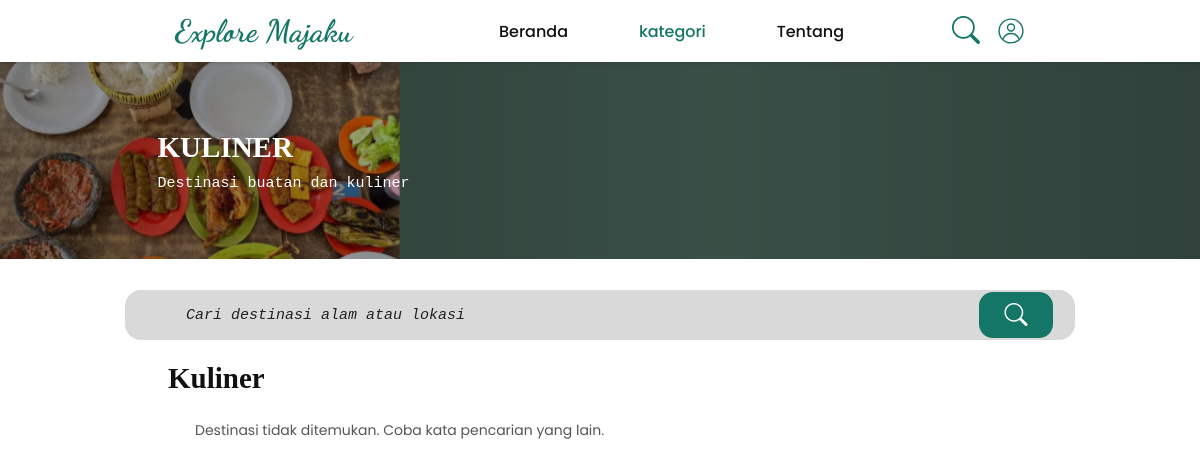
/FrontEnd/pages/kategori.php?kategori=buatan-kuliner, run on the app's committed database.
### tables this page shows
CREATE TABLE `kategori` (
  `Id_kategori` int(12) NOT NULL AUTO_INCREMENT,
  `nama_kategori` varchar(255) NOT NULL,
  `deskripsi` text DEFAULT NULL,
  `gambar` varchar(600) DEFAULT NULL,
  `aktif` tinyint(1) NOT NULL DEFAULT 1,
  PRIMARY KEY (`Id_kategori`)
);

### Backend/database/wisata_repository.php (called while the page is built, shortened)
<?php
function fetchActiveCategories(mysqli $connection): array
{
    $result = $connection->query(
        "SELECT Id_kategori, nama_kategori, deskripsi, gambar
         FROM kategori
         WHERE aktif = 1
         ORDER BY nama_kategori"
    );
    $categories = $result->fetch_all(MYSQLI_ASSOC);
    return $categories;
}
function fetchTourismRows(mysqli $connection, array $filters = []): array
{
    $conditions = ["w.aktif = 1", "k.aktif = 1"];
    $parameters = [];
    $parameterTypes = "";
    if (isset($filters["id_kategori"]) && filter_var($filters["id_kategori"], FILTER_VALIDATE_INT)) {
        $conditions[] = "w.id_kategori = ?";
        $parameters[] = (int) $filters["id_kategori"];
        $parameterTypes .= "i";
    }
    foreach (["domisili", "id_kategori"] as $filter) {
        if (empty($filters[$filter . "_in"]) || !is_array($filters[$filter . "_in"])) {
            continue;
        }
        $values = array_values($filters[$filter . "_in"]);
        $conditions[] = "w.$filter IN (" . implode(",", array_fill(0, count($values), "?")) . ")";
    }
    $sql = "SELECT
                w.id_wisata,
                w.id_kategori,
                w.nama_wisata,
                w.deskripsi,
                w.alamat,
                w.domisili AS wilayah,
                w.harga_tiket,
                w.jam_buka,
                w.jam_tutup,
                w.latitude,
                w.longitude,
                w.Maps_Wisata,
                k.nama_kategori AS kategori,
                k.gambar AS gambar_kategori,
                (
                    SELECT f.link_foto
                    FROM foto_wisata AS f
                    WHERE f.id_wisata = w.id_wisata
                    ORDER BY f.Id_foto
                    LIMIT 1
                ) AS gambar,
                (
                    SELECT AVG(r.rating)
                    FROM ulasan AS r
                    WHERE r.Id_wisata = w.id_wisata
                ) AS rating,
                (
                    SELECT COUNT(*)
                    FROM ulasan AS r
                    WHERE r.Id_wisata = w.id_wisata
                ) AS jumlah_ulasan
            FROM wisata AS w
            INNER JOIN kategori AS k ON k.Id_kategori = w.id_kategori
            WHERE " . implode(" AND ", $conditions) . "
            ORDER BY w.nama_wisata";
    $statement = $connection->prepare($sql);
    if ($parameters !== []) {
        $statement->bind_param($parameterTypes, ...$parameters);
    }
    $statement->execute();
    $rows = $statement->get_result()->fetch_all(MYSQLI_ASSOC);
    return $rows;
}

### FrontEnd/pages/kategori.php (the view, shortened to what this page needs)
<?php
require_once __DIR__ . "/../../Backend/database/koneksi.php";
require_once __DIR__ . "/../../Backend/database/wisata_repository.php";
$categoryRoutes = [
    "alam" => 1,
    "air-curug" => 4,
    "buatan-kuliner" => 3,
    "sejarah-budaya" => 2
];
$categoryKey = $_GET["kategori"] ?? "alam";
$categories = fetchActiveCategories($conn);
$categoryId = $categoryRoutes[$categoryKey];
$category = null;
foreach ($categories as $availableCategory) {
    if ($availableCategory["Id_kategori"] === $categoryId) {
        $category = $availableCategory;
        break;
    }
}
if ($category === null) {
    http_response_code(404);
    $destinations = [];
    $category = [
        "Id_kategori" => $categoryId,
        "nama_kategori" => "Kategori tidak tersedia",
        "deskripsi" => "Kategori ini belum tersedia."
    ];
} else {
    $keyword = isset($_GET["keyword"]) && is_string($_GET["keyword"])
        ? trim($_GET["keyword"])
        : "";
    $destinations = fetchTourismRows($conn, [
        "id_kategori" => $categoryId,
        "keyword" => $keyword
    ]);
}
function escapeHtml(string $value): string
{
    return htmlspecialchars($value, ENT_QUOTES, 'UTF-8');
}
?>
<!DOCTYPE html>
<html lang="id">
<head>
    <link rel="stylesheet" href="https://cdn.jsdelivr.net/npm/bootstrap-icons@1.11.3/font/bootstrap-icons.min.css">
    <link rel="stylesheet" href="../CSS/kategori.css">
</head>
<body>
    <header class="site-header">
        <nav class="main-nav" aria-label="Navigasi utama">
            <a class="brand" href="../../index.php">Explore Majaku</a>
            <div class="nav-links">
                <a href="../../index.php">Beranda</a>
                <a class="active category-trigger" href="kategori.php?kategori=alam" aria-current="page">kategori</a>
                <a href="tentang.php">Tentang</a>
            </div>
            <div class="nav-icons">
                <a href="#search" aria-label="Cari destinasi"><i class="bi bi-search" aria-hidden="true"></i></a>
                <a href="../auth/Login.php" aria-label="Profil"><svg class="profile-outline-icon" viewBox="0 0 40 40" aria-hidden="true"><circle cx="20" cy="20" r="17"></circle><circle cx="20" cy="15" r="5"></circle><path d="M9 31c1.7-5 5.5-7.5 11-7.5S29.3 26 31 31"></path></svg></a>
            </div>
        </nav>
    </header>
    <main>
        <section class="hero" aria-label="<?= escapeHtml($category['nama_kategori']); ?>">
            <div class="hero-images" aria-hidden="true">
                <img src="../../<?= escapeHtml($category['gambar'] ?? 'FrontEnd/assets/images/img.png'); ?>" alt="">
            </div>
            <div class="hero-shade"></div>
            <div class="hero-copy">
                <h1><?= escapeHtml(mb_strtoupper($category['nama_kategori'], 'UTF-8')); ?></h1>
                <p><?= escapeHtml($category['deskripsi'] ?? ''); ?></p>
            </div>
        </section>
        <section class="category-content">
            <form class="search-box" id="search" action="kategori.php" method="get" role="search">
                <input
                    id="destination-search"
                    type="search"
                    name="keyword"
                    placeholder="Cari destinasi alam atau lokasi"
                    value="<?= escapeHtml($keyword); ?>"
                >
                <button type="submit" aria-label="Cari"><i class="bi bi-search" aria-hidden="true"></i></button>
            </form>
            <h2><?= escapeHtml($category['nama_kategori']); ?></h2>
            <?php if ($destinations !== []): ?>
                <div class="destination-grid">
                    <?php foreach ($destinations as $destination): ?>
                        <article class="destination-card">
                            <img
                                class="destination-image"
                                src="../../<?= escapeHtml($destination['gambar'] ?? 'FrontEnd/assets/images/img.png'); ?>"
                                alt="<?= escapeHtml($destination['nama_wisata']); ?>"
                                loading="lazy"
                            >
                            <div class="card-content">
                                <h3><?= escapeHtml($destination['nama_wisata']); ?></h3>
                                <div class="rating">
                                    <?php if ($destination['rating'] !== null): ?>
                                        <span class="stars" aria-label="Rating <?= number_format($destination['rating'], 1, ',', '.'); ?> dari 5">★ <?= number_format($destination['rating'], 1, ',', '.'); ?>/5</span>
                                        <small>(<?= (int) $destination['jumlah_ulasan']; ?> ulasan)</small>
                                    <?php else: ?>
                                        <small>Belum ada ulasan</small>
                                    <?php endif; ?>
                                </div>
                                <p class="location">
                                    <i class="bi bi-geo-alt-fill" aria-hidden="true"></i>
                                    <span><?= escapeHtml($destination['wilayah']); ?></span>
                                </p>
                                <small class="distance">
                                    <?= $destination['harga_tiket'] > 0
                                        ? 'Rp ' . number_format($destination['harga_tiket'], 0, ',', '.')
                                        : 'Harga belum tersedia'; ?>
                                </small>
                            </div>
                        </article>
                    <?php endforeach; ?>
                </div>
            <?php else: ?>
                <p class="empty-state">Destinasi tidak ditemukan. Coba kata pencarian yang lain.</p>
            <?php endif; ?>
        </section>
    </main>
</body>
</html>

### FrontEnd/CSS/kategori.css (style rules this page uses)
:root { color-scheme: light; --green: #147666; --text: #111; --muted: #d9d9d9; }
* { box-sizing: border-box; }
html { scroll-behavior: smooth; }
body { margin: 0; background: #fff; color: var(--text); font-family: 'Poppins', Arial, sans-serif; }
a { color: inherit; text-decoration: none; }
.site-header { height: 62px; background: #fff; box-shadow: 0 1px 4px rgba(0, 0, 0, .16); position: relative; z-index: 2; }
.main-nav { width: min(850px, calc(100% - 44px)); height: 100%; margin: 0 auto; display: flex; align-items: center; }
.brand { color: var(--green); font-family: 'Dancing Script', cursive; font-size: 31px; font-weight: 700; white-space: nowrap; }
.nav-links { display: flex; align-items: center; justify-content: space-between; width: 345px; margin-left: auto; }
.nav-links a { font-size: 16px; font-weight: 500; }
.nav-links a:hover, .nav-links a.active { color: var(--green); }
.nav-icons { display: flex; align-items: center; gap: 17px; margin-left: 108px; }
.nav-icons a { display: flex; align-items: center; color: var(--green); font-size: 28px; line-height: 1; }
.profile-outline-icon { width: 28px; height: 28px; fill: none; stroke: currentColor; stroke-width: 2; stroke-linecap: round; stroke-linejoin: round; }
.hero { height: 197px; position: relative; overflow: hidden; background: #49655a; }
.hero-images { position: absolute; inset: 0; display: grid; grid-template-columns: repeat(3, 1fr); }
.hero-images img { width: 100%; height: 100%; object-fit: cover; min-width: 0; }
.hero-shade { position: absolute; inset: 0; background: linear-gradient(90deg, rgba(0, 0, 0, .43), rgba(0, 0, 0, .22) 60%, rgba(0, 0, 0, .35)); }
.hero-copy { position: absolute; top: 50%; left: max(calc((100% - 885px) / 2), 6%); width: min(665px, 75%); transform: translateY(-50%); color: #fff; }
.hero-copy h1 { max-width: 420px; margin: 0 0 8px; font: 700 29px/1.35 Georgia, 'Times New Roman', serif; }
.hero-copy p { margin: 0; font: 15px/1.25 'Courier New', monospace; }
.category-content { width: min(950px, calc(100% - 40px)); margin: 31px auto 50px; }
.search-box { height: 50px; display: flex; align-items: center; margin: 0 0 20px; padding: 4px 22px 4px 59px; border-radius: 16px; background: var(--muted); }
.search-box input[type="search"] { width: 100%; height: 100%; min-width: 0; flex: 1; border: 0; outline: 0; background: transparent; color: #222; font: italic 15px 'Courier New', monospace; }
.search-box input::placeholder { color: #222; opacity: 1; }
.search-box button { width: 74px; height: 46px; flex: 0 0 74px; border: 0; border-radius: 14px; background: var(--green); color: white; font-size: 23px; line-height: 1; cursor: pointer; }
.category-content h2 { margin: 0 0 8px 43px; font: 700 29px/1.25 Georgia, 'Times New Roman', serif; }
.empty-state { width: min(810px, calc(100% - 84px)); margin: 24px auto; color: #555; font-size: 14px; }

### data on the page
kategori: gambar (picture), nama_kategori "KULINER", deskripsi "Destinasi buatan dan kuliner", nama_kategori "Kuliner"
